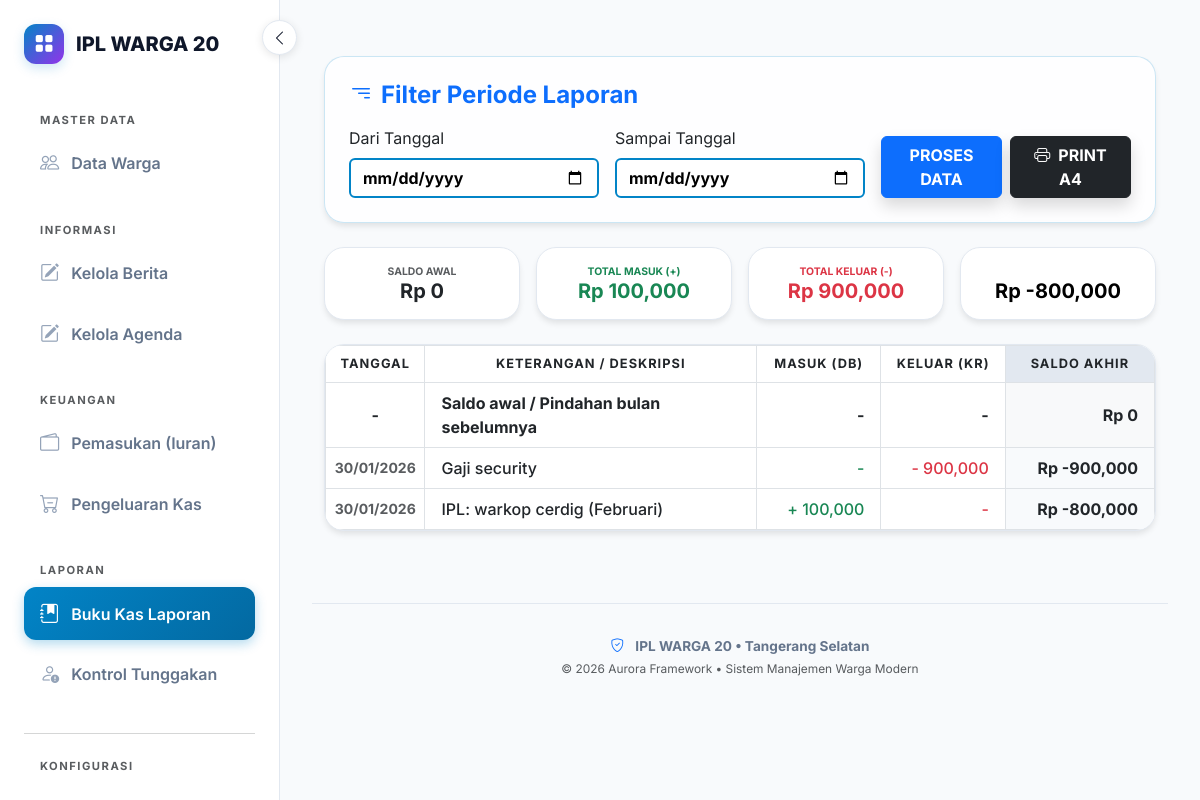
Page /laporan (signed in) on the committed database.
### models.py (models this page shows)
class Identitas(db.Model):
    id = db.Column(db.Integer, primary_key=True)
    nama_app = db.Column(db.String(100))
    alamat = db.Column(db.String(255))
    kota = db.Column(db.String(50))
    no_hp = db.Column(db.String(20))
    ketua = db.Column(db.String(100))
    sekretaris = db.Column(db.String(100))
    keterangan = db.Column(db.String(255))
    visi = db.Column(db.Text)
    misi = db.Column(db.Text)
    sejarah = db.Column(db.Text)
    label_anggota = db.Column(db.String(50), default='Warga')
    label_iuran = db.Column(db.String(50), default='Iuran')
    label_tingkat1 = db.Column(db.String(50), default='Zona')
    label_tingkat2 = db.Column(db.String(50), default='Blok')
    label_tingkat3 = db.Column(db.String(50), default='Cluster')

class Pengeluaran(db.Model):
    id = db.Column(db.Integer, primary_key=True)
    keterangan = db.Column(db.String(200))
    jumlah = db.Column(db.Float)
    tanggal = db.Column(db.DateTime, default=lambda: datetime.now(timezone.utc))

class Iuran(db.Model):
    id = db.Column(db.Integer, primary_key=True)
    nama_warga = db.Column(db.String(100), nullable=False)
    blok_rumah = db.Column(db.String(20))
    no_hp = db.Column(db.String(20))
    zona = db.Column(db.String(50))
    bulan_iuran = db.Column(db.String(20))
    jumlah = db.Column(db.Float, default=0)
    keterangan = db.Column(db.String(200))
    tanggal = db.Column(db.DateTime, default=lambda: datetime.now(timezone.utc))

### app.py (the view)
@app.route('/laporan')
@login_required
def laporan():
    start_str = request.args.get('start')
    end_str = request.args.get('end')
    s_dt = get_date_obj(start_str)
    e_dt = get_date_obj(end_str)
    saldo_awal = 0
    if s_dt:
        sum_i = db.session.query(db.func.sum(Iuran.jumlah)).filter(Iuran.tanggal < s_dt).scalar() or 0
        sum_p = db.session.query(db.func.sum(Pengeluaran.jumlah)).filter(Pengeluaran.tanggal < s_dt).scalar() or 0
        saldo_awal = sum_i - sum_p
    i_q = Iuran.query
    p_q = Pengeluaran.query
    if s_dt:
        i_q = i_q.filter(Iuran.tanggal >= s_dt)
        p_q = p_q.filter(Pengeluaran.tanggal >= s_dt)
    if e_dt:
        i_q = i_q.filter(Iuran.tanggal <= e_dt)
        p_q = p_q.filter(Pengeluaran.tanggal <= e_dt)
    tx = []
    for i in i_q.all():
        tx.append({'tanggal': i.tanggal, 'keterangan': f"IPL: {i.nama_warga} ({i.bulan_iuran})", 'masuk': i.jumlah, 'keluar': 0})
    for p in p_q.all():
        tx.append({'tanggal': p.tanggal, 'keterangan': p.keterangan, 'masuk': 0, 'keluar': p.jumlah})
    tx.sort(key=lambda x: x['tanggal'])
    sb = saldo_awal
    for t in tx:
        sb += (t['masuk'] - t['keluar'])
        t['saldo_akhir'] = sb
    return render_template('laporan.html', transaksi=tx, saldo_awal=saldo_awal,
                           masuk=sum(t['masuk'] for t in tx), keluar=sum(t['keluar'] for t in tx), saldo_akhir=sb)

### templates/laporan.html (shortened to what this page needs)
{% extends "base.html" %}
{% block content %}
<div class="container-fluid py-4 animate__animated animate__fadeIn">
    <div class="card border-0 shadow-sm p-4 mb-4 no-print"
         style="background: rgba(255, 255, 255, 0.8) !important; backdrop-filter: blur(20px); border: 1px solid rgba(2, 132, 199, 0.2) !important;">
        <h4 class="mb-3 text-primary fw-bold"><i class="bi bi-filter-right me-2"></i>Filter Periode Laporan</h4>
        <form action="/laporan" method="GET" class="row g-3">
            <div class="col-md-4">
                <label for="start" class="form-label">Dari Tanggal</label>
                <input type="date" id="start" name="start" class="form-control"
                       value="{{ request.args.get('start', '') }}"
                       style="background: #ffffff !important; color: #000000 !important; border: 2px solid #0284c7; font-weight: 700;">
            </div>
            <div class="col-md-4">
                <label for="end" class="form-label">Sampai Tanggal</label>
                <input type="date" id="end" name="end" class="form-control"
                       value="{{ request.args.get('end', '') }}"
                       style="background: #ffffff !important; color: #000000 !important; border: 2px solid #0284c7; font-weight: 700;">
            </div>
            <div class="col-md-4 d-flex align-items-end gap-2">
                <button type="submit" class="btn btn-primary w-100 fw-bold shadow">PROSES DATA</button>
                <button type="button" onclick="window.print()" class="btn btn-dark w-100 fw-bold shadow">
                    <i class="bi bi-printer me-2"></i>PRINT A4
                </button>
            </div>
        </form>
    </div>
    <div class="row g-3 mb-4">
        <div class="col-md-3 col-6">
            <div class="card border-0 shadow-sm p-3 text-center bg-white border-start border-4 border-secondary">
                <small class="text-uppercase fw-bold text-muted" style="font-size: 0.65rem;">Saldo Awal</small>
                <h5 class="mb-0 text-dark fw-bold">Rp {{ "{:,.0f}".format(saldo_awal) }}</h5>
            </div>
        </div>
        <div class="col-md-3 col-6">
            <div class="card border-0 shadow-sm p-3 text-center bg-white border-start border-4 border-success">
                <small class="text-uppercase fw-bold text-success" style="font-size: 0.65rem;">Total Masuk (+)</small>
                <h5 class="mb-0 text-success fw-bold">Rp {{ "{:,.0f}".format(masuk) }}</h5>
            </div>
        </div>
        <div class="col-md-3 col-6">
            <div class="card border-0 shadow-sm p-3 text-center bg-white border-start border-4 border-danger">
                <small class="text-uppercase fw-bold text-danger" style="font-size: 0.65rem;">Total Keluar (-)</small>
                <h5 class="mb-0 text-danger fw-bold">Rp {{ "{:,.0f}".format(keluar) }}</h5>
            </div>
        </div>
        <div class="col-md-3 col-6">
            <div class="card border-0 shadow-sm p-3 text-center bg-primary text-white border-start border-4 border-info">
                <small class="text-uppercase fw-bold text-white-50" style="font-size: 0.65rem;">Saldo Akhir</small>
                <h5 class="mb-0 fw-bold text-black">Rp {{ "{:,.0f}".format(saldo_akhir) }}</h5>
            </div>
        </div>
    </div>
    <div class="card border-0 shadow-sm overflow-hidden">
        <div class="table-responsive">
            <table class="table table-bordered table-hover align-middle mb-0" style="color: #000000; font-weight: 500;">
                <thead class="text-center bg-light">
                    <tr class="text-uppercase" style="font-size: 0.8rem; letter-spacing: 1px; background-color: #f1f5f9;">
                        <th style="width: 12%;">Tanggal</th>
                        <th>Keterangan / Deskripsi</th>
                        <th style="width: 15%;">Masuk (Db)</th>
                        <th style="width: 15%;">Keluar (Kr)</th>
                        <th style="width: 18%; background: #e2e8f0;">Saldo Akhir</th>
                    </tr>
                </thead>
                <tbody>
                    <tr class="fw-bold" style="background: #f8fafc;">
                        <td class="text-center">-</td>
                        <td class="px-3">Saldo awal / Pindahan bulan sebelumnya</td>
                        <td class="text-end px-3">-</td>
                        <td class="text-end px-3">-</td>
                        <td class="text-end px-3 bg-light">Rp {{ "{:,.0f}".format(saldo_awal) }}</td>
                    </tr>
                    {% for t in transaksi %}
                    <tr>
                        <td class="text-center small fw-bold text-muted">{{ t.tanggal.strftime('%d/%m/%Y') }}</td>
                        <td class="px-3">{{ t.keterangan }}</td>
                        <td class="text-end px-3 text-success">
                            {% if t.masuk > 0 %} + {{ "{:,.0f}".format(t.masuk) }} {% else %} - {% endif %}
                        </td>
                        <td class="text-end px-3 text-danger">
                            {% if t.keluar > 0 %} - {{ "{:,.0f}".format(t.keluar) }} {% else %} - {% endif %}
                        </td>
                        <td class="text-end px-3 fw-bold" style="background: #f8fafc;">
                            Rp {{ "{:,.0f}".format(t.saldo_akhir) }}
                        </td>
                    </tr>
                    {% endfor %}
                </tbody>
            </table>
        </div>
    </div>
</div>
{% endblock %}

### templates/base.html (shortened to what this page needs)
<!DOCTYPE html>
<html lang="id">
<head>
    <link href="https://cdn.jsdelivr.net/npm/bootstrap@5.3.0/dist/css/bootstrap.min.css" rel="stylesheet">
    <link rel="stylesheet" href="https://cdn.jsdelivr.net/npm/bootstrap-icons@1.11.0/font/bootstrap-icons.css">
    <link rel="stylesheet" href="https://cdnjs.cloudflare.com/ajax/libs/animate.css/4.1.1/animate.min.css"/>
</head>
<body>
    <button class="desktop-toggle btn d-none d-lg-flex" id="desktopToggle" aria-label="Toggle Sidebar">
        <i class="bi bi-chevron-left" id="toggleIcon"></i>
    </button>
    <nav class="sidebar" id="sidebar">
        <a href="/" class="sidebar-brand">
            <div class="brand-icon">
                <i class="bi bi-grid-fill"></i>
            </div>
            <span class="text-truncate">{{ identitas.nama_app if identitas else 'AURORA LEDGER' }}</span>
        </a>
        <div class="nav flex-column nav-pills">
            {% set active_page = request.path %}
            <small class="text-uppercase text-muted fw-bold mb-2 px-3 mt-2 section-title" style="font-size: 0.7rem; letter-spacing: 1.5px;">Master Data</small>
            <a href="/warga" class="nav-link {{ 'active' if active_page.startswith('/warga') }}">
                <i class="bi bi-people"></i> <span>Data {{ identitas.label_anggota }}</span>
            </a>
            <small class="text-uppercase text-muted fw-bold mb-2 px-3 mt-4 section-title" style="font-size: 0.7rem; letter-spacing: 1.5px;">Informasi</small>
            <a class="nav-link {{ 'active' if active_page.startswith('/admin/berita') }}" href="{{ url_for('berita.list_admin') }}">
                <i class="bi bi-pencil-square"></i> <span>Kelola Berita</span>
            </a>
            <a class="nav-link {{ 'active' if active_page.startswith('/admin/agenda') }}" href="{{ url_for('agenda.list_admin') }}">
                <i class="bi bi-pencil-square"></i> <span>Kelola Agenda</span>
            </a>
            <small class="text-uppercase text-muted fw-bold mb-2 px-3 mt-4 section-title" style="font-size: 0.7rem; letter-spacing: 1.5px;">Keuangan</small>
            <a class="nav-link {{ 'active' if active_page == '/' or active_page == '/bayar' }}" href="/">
                <i class="bi bi-wallet2"></i> <span>Pemasukan (Iuran)</span>
            </a>
            <a class="nav-link {{ 'active' if active_page.startswith('/pengeluaran') }}" href="/pengeluaran">
                <i class="bi bi-cart-dash"></i> <span>Pengeluaran Kas</span>
            </a>
            <small class="text-uppercase text-muted fw-bold mb-2 px-3 mt-4 section-title" style="font-size: 0.7rem; letter-spacing: 1.5px;">Laporan</small>
            <a class="nav-link {{ 'active' if active_page == '/laporan' }}" href="/laporan">
                <i class="bi bi-journal-bookmark-fill"></i> <span>Buku Kas Laporan</span>
            </a>
            <a class="nav-link {{ 'active' if active_page == '/laporan/tunggakan' }}" href="/laporan/tunggakan">
                <i class="bi bi-person-exclamation"></i> <span>Kontrol Tunggakan</span>
            </a>
            <hr class="my-4 text-muted opacity-25">
            <small class="text-uppercase text-muted fw-bold mb-2 px-3 section-title" style="font-size: 0.7rem; letter-spacing: 1.5px;">Konfigurasi</small>
            <a class="nav-link {{ 'active' if active_page.startswith('/identitas') }}" href="/identitas">
                <i class="bi bi-sliders"></i> <span>Identitas Aplikasi</span>
            </a>
        </div>
    </nav>
    <div class="main-content">
        <div class="animate__animated animate__fadeIn">
            {% block content %}{% endblock %}
        </div>
        <footer class="text-center mt-5">
            <div class="container-fluid">
                <p class="mb-1 fw-bold">
                    <i class="bi bi-shield-check me-2 text-primary"></i>
                    {{ identitas.nama_app if identitas else 'AURORA LEDGER' }}
                    {% if identitas and identitas.kota %} &bull; {{ identitas.kota }}{% endif %}
                </p>
                <p class="small mb-0 text-muted">
                    &copy; 2026 Aurora Framework &bull; Sistem Manajemen Warga Modern
                </p>
            </div>
        </footer>
    </div>
</body>
</html>

### rows in the picture
Identitas: nama_app "IPL WARGA 20", label_anggota "Warga", kota "Tangerang Selatan"
Pengeluaran: tanggal "30/01/2026", keterangan "Gaji security", keluar "900,000", saldo_akhir "-900,000"
Iuran: tanggal "30/01/2026", keterangan "IPL: warkop cerdig (Februari)", masuk "100,000", saldo_akhir "-800,000"

### other values in the picture
{{ "{:,.0f}".format(saldo_awal) }} "0"
{{ "{:,.0f}".format(masuk) }} "100,000"
{{ "{:,.0f}".format(keluar) }} "900,000"
{{ "{:,.0f}".format(saldo_akhir) }} "-800,000"
